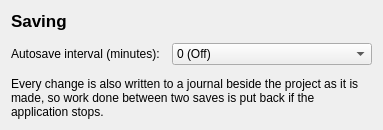
    <widget class="QWidget" name="saving_page">
     <layout class="QVBoxLayout" name="saving_layout">
      <property name="spacing">
       <number>12</number>
      </property>
     <item>
      <widget class="QLabel" name="saving_heading">
       <property name="font">
        <font>
         <pointsize>13</pointsize>
         <bold>true</bold>
        </font>
       </property>
       <property name="text">
        <string notr="true">Saving</string>
       </property>
      </widget>
     </item>
     <item>
      <layout class="QFormLayout" name="saving_form">
       <property name="fieldGrowthPolicy">
        <enum>QFormLayout::FieldGrowthPolicy::FieldsStayAtSizeHint</enum>
       </property>
       <property name="horizontalSpacing">
        <number>12</number>
       </property>
       <property name="verticalSpacing">
        <number>8</number>
       </property>
       <item row="0" column="0">
        <widget class="QLabel" name="autosave_label">
         <property name="text">
          <string extracomment="label of the chooser of how often a project is saved automatically">Autosave interval (minutes):</string>
         </property>
        </widget>
       </item>
       <item row="0" column="1">
        <widget class="QComboBox" name="autosave_combo">
         <property name="minimumSize">
          <size>
           <width>200</width>
           <height>0</height>
          </size>
         </property>
         <item>
          <property name="text">
           <string extracomment="autosave interval of zero minutes, which turns automatic saving off">0 (Off)</string>
          </property>
         </item>
         <item>
          <property name="text">
           <string notr="true">1</string>
          </property>
         </item>
         <item>
          <property name="text">
           <string notr="true">2</string>
          </property>
         </item>
         <item>
          <property name="text">
           <string notr="true">5</string>
          </property>
         </item>
         <item>
          <property name="text">
           <string notr="true">10</string>
          </property>
         </item>
         <item>
          <property name="text">
           <string notr="true">15</string>
          </property>
         </item>
         <item>
          <property name="text">
           <string notr="true">30</string>
          </property>
         </item>
        </widget>
       </item>
      </layout>
     </item>
     <item>
      <widget class="QLabel" name="saving_note">
       <property name="placeholder" stdset="0">
        <bool>true</bool>
       </property>
       <property name="wordWrap">
        <bool>true</bool>
       </property>
       <property name="text">
        <string extracomment="under the autosave interval chooser on the Saving page">Every change is also written to a journal beside the project as it is made, so work done between two saves is put back if the application stops.</string>
       </property>
      </widget>
     </item>
     <item>
      <spacer name="saving_spacer">
       <property name="orientation">
        <enum>Qt::Orientation::Vertical</enum>
       </property>
       <property name="sizeHint" stdset="0">
        <size>
         <width>0</width>
         <height>0</height>
        </size>
       </property>
      </spacer>
     </item>
     </layout>
    </widget>
